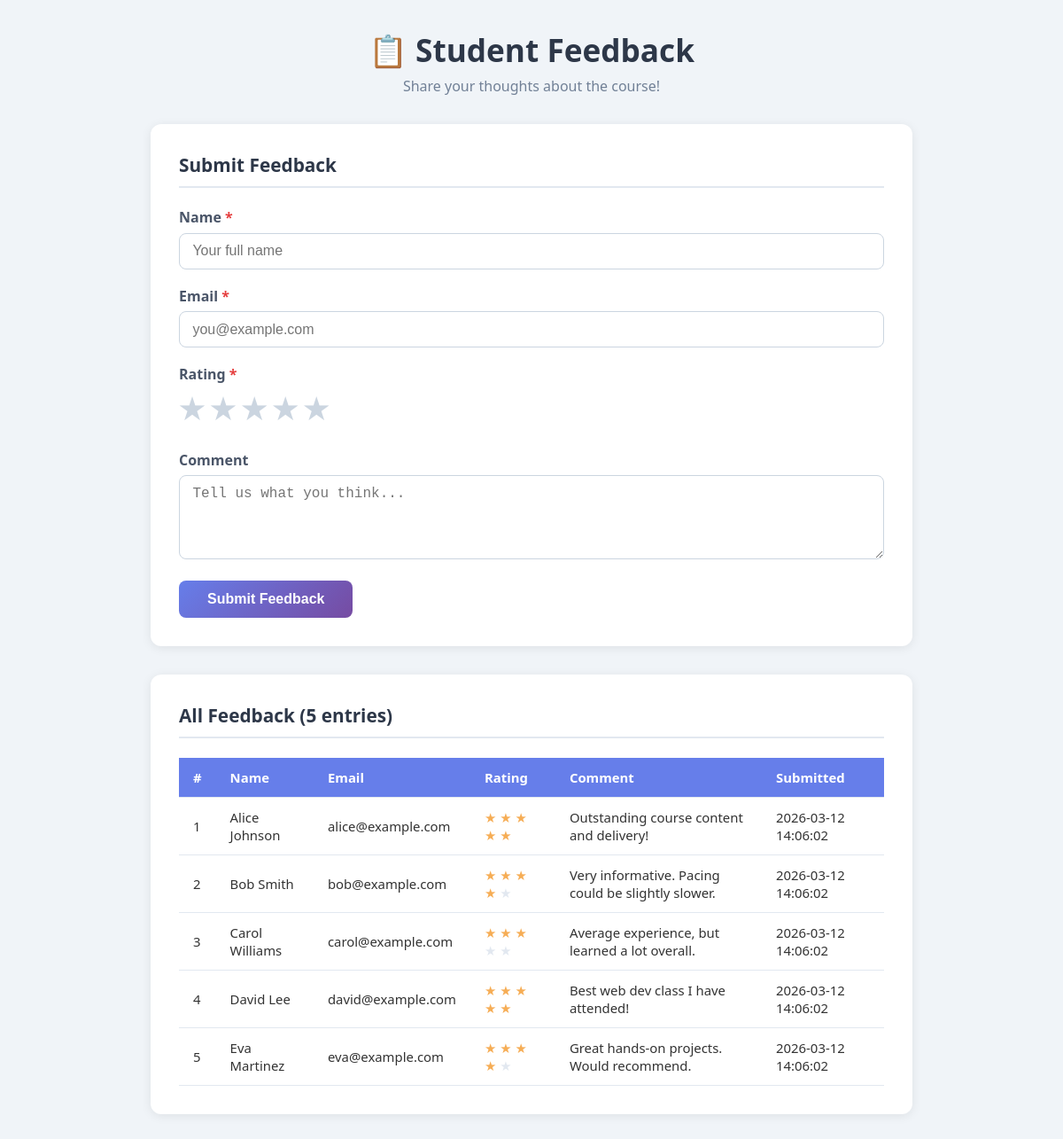
The page / on the database its author committed.
### tables this page shows
CREATE TABLE IF NOT EXISTS feedback (
    id           INT          UNSIGNED AUTO_INCREMENT PRIMARY KEY,
    name         VARCHAR(120) NOT NULL,
    email        VARCHAR(255) NOT NULL,
    rating       TINYINT      NOT NULL CHECK (rating BETWEEN 1 AND 5),
    comment      TEXT,
    submitted_at TIMESTAMP    NOT NULL DEFAULT CURRENT_TIMESTAMP
);

### public/index.php (the view, shortened to what this page needs)
<?php
$conn    = getConnection();
$result  = $conn->query("SELECT * FROM feedback ORDER BY submitted_at DESC");
$rows    = $result->fetch_all(MYSQLI_ASSOC);
?>
<!DOCTYPE html>
<html lang="en">
<head>
  <link rel="stylesheet" href="style.css">
</head>
<body>
<div class="container">
  <header>
    <h1>📋 Student Feedback</h1>
    <p>Share your thoughts about the course!</p>
  </header>
  <section class="card form-card">
    <h2>Submit Feedback</h2>
    <form method="POST" action="index.php">
      <div class="form-group">
        <label for="name">Name <span class="req">*</span></label>
        <input type="text" id="name" name="name" placeholder="Your full name"
               value="<?= htmlspecialchars($_POST['name'] ?? '') ?>" required>
      </div>
      <div class="form-group">
        <label for="email">Email <span class="req">*</span></label>
        <input type="email" id="email" name="email" placeholder="you@example.com"
               value="<?= htmlspecialchars($_POST['email'] ?? '') ?>" required>
      </div>
      <div class="form-group">
        <label>Rating <span class="req">*</span></label>
        <div class="star-row">
          <?php for ($i = 1; $i <= 5; $i++): ?>
            <label class="star-label">
              <span class="star">&#9733;</span>
            </label>
          <?php endfor; ?>
        </div>
      </div>
      <div class="form-group">
        <label for="comment">Comment</label>
        <textarea id="comment" name="comment" rows="4"
                  placeholder="Tell us what you think..."><?= htmlspecialchars($_POST['comment'] ?? '') ?></textarea>
      </div>
      <button type="submit" class="btn-submit">Submit Feedback</button>
    </form>
  </section>
  <section class="card table-card">
    <h2>All Feedback (<?= count($rows) ?> entries)</h2>
    <?php if (empty($rows)): ?>
      <p class="no-data">No feedback submitted yet. Be the first!</p>
    <?php else: ?>
      <div class="table-wrapper">
        <table>
          <thead>
            <tr>
              <th>#</th>
              <th>Name</th>
              <th>Email</th>
              <th>Rating</th>
              <th>Comment</th>
              <th>Submitted</th>
            </tr>
          </thead>
          <tbody>
            <?php foreach ($rows as $row): ?>
            <tr>
              <td><?= (int)$row['id'] ?></td>
              <td><?= htmlspecialchars($row['name']) ?></td>
              <td><?= htmlspecialchars($row['email']) ?></td>
              <td class="rating">
                <?php for ($s = 1; $s <= 5; $s++): ?>
                  <span class="<?= $s <= $row['rating'] ? 'star-on' : 'star-off' ?>">&#9733;</span>
                <?php endfor; ?>
              </td>
              <td><?= nl2br(htmlspecialchars($row['comment'])) ?></td>
              <td><?= htmlspecialchars($row['submitted_at']) ?></td>
            </tr>
            <?php endforeach; ?>
          </tbody>
        </table>
      </div>
    <?php endif; ?>
  </section>
</div>
</body>
</html>

### public/style.css (style rules this page uses)
*, *::before, *::after { box-sizing: border-box; margin: 0; padding: 0; }
body { font-family: 'Segoe UI', Tahoma, Geneva, Verdana, sans-serif; background: #f0f4f8; color: #333; min-height: 100vh; padding: 2rem 1rem; }
.container { max-width: 860px; margin: 0 auto; }
header { text-align: center; margin-bottom: 2rem; }
header h1 { font-size: 2.2rem; color: #2d3748; }
header p { color: #718096; margin-top: .4rem; }
.card { background: #fff; border-radius: 12px; padding: 2rem; margin-bottom: 2rem; box-shadow: 0 2px 12px rgba(0,0,0,.08); }
.card h2 { font-size: 1.3rem; color: #2d3748; margin-bottom: 1.4rem; border-bottom: 2px solid #e2e8f0; padding-bottom: .6rem; }
.form-group { margin-bottom: 1.2rem; }
.form-group label { display: block; font-weight: 600; margin-bottom: .4rem; color: #4a5568; }
.req { color: #e53e3e; }
.form-group input[type="text"], .form-group input[type="email"], .form-group textarea { width: 100%; padding: .65rem .9rem; border: 1.5px solid #cbd5e0; border-radius: 8px; font-size: 1rem; transition: border-color .2s; }
.star-row { display: flex; gap: .4rem; flex-direction: row-reverse; justify-content: flex-end; }
.star-label { cursor: pointer; }
.star { font-size: 2rem; color: #cbd5e0; transition: color .15s; }
.btn-submit { display: inline-block; padding: .75rem 2rem; background: linear-gradient(135deg, #667eea, #764ba2); color: #fff; border: none; border-radius: 8px; font-size: 1rem; font-weight: 600; cursor: pointer; transition: opacity .2s, transform .1s; }
.table-wrapper { overflow-x: auto; }
table { width: 100%; border-collapse: collapse; font-size: .93rem; }
thead tr { background: #667eea; color: #fff; }
th, td { padding: .75rem 1rem; text-align: left; border-bottom: 1px solid #e2e8f0; }
.rating .star-on { color: #f6ad55; }
.rating .star-off { color: #e2e8f0; }

### rows shown on the page
feedback: id "1", name "Alice Johnson", email "alice@example.com", comment "Outstanding course content and delivery!", submitted_at "2026-03-12 14:06:02"
feedback: id "2", name "Bob Smith", email "bob@example.com", comment "Very informative. Pacing could be slightly slower.", submitted_at "2026-03-12 14:06:02"
feedback: id "3", name "Carol Williams", email "carol@example.com", comment "Average experience, but learned a lot overall.", submitted_at "2026-03-12 14:06:02"
feedback: id "4", name "David Lee", email "david@example.com", comment "Best web dev class I have attended!", submitted_at "2026-03-12 14:06:02"
feedback: id "5", name "Eva Martinez", email "eva@example.com", comment "Great hands-on projects. Would recommend.", submitted_at "2026-03-12 14:06:02"

### other values the page prints
count($rows) "5"
